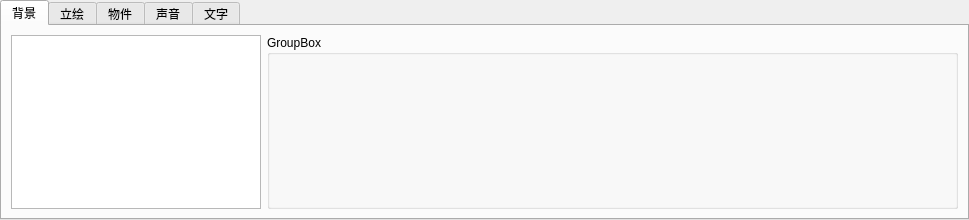
<?xml version="1.0" encoding="UTF-8"?>
<ui version="4.0">
 <class>StageWidgetPrivate</class>
 <widget class="QWidget" name="StageWidgetPrivate">
  <property name="geometry">
   <rect>
    <x>0</x>
    <y>0</y>
    <width>969</width>
    <height>220</height>
   </rect>
  </property>
  <property name="windowTitle">
   <string>Form</string>
  </property>
  <layout class="QVBoxLayout" name="verticalLayout">
   <property name="spacing">
    <number>0</number>
   </property>
   <property name="leftMargin">
    <number>0</number>
   </property>
   <property name="topMargin">
    <number>0</number>
   </property>
   <property name="rightMargin">
    <number>0</number>
   </property>
   <property name="bottomMargin">
    <number>0</number>
   </property>
   <item>
    <widget class="QTabWidget" name="tabWidget">
     <property name="tabPosition">
      <enum>QTabWidget::North</enum>
     </property>
     <property name="currentIndex">
      <number>0</number>
     </property>
     <widget class="QWidget" name="tab">
      <attribute name="title">
       <string>背景</string>
      </attribute>
      <layout class="QHBoxLayout" name="horizontalLayout">
       <item>
        <widget class="QListWidget" name="listWidget">
         <property name="sizePolicy">
          <sizepolicy hsizetype="Fixed" vsizetype="Expanding">
           <horstretch>0</horstretch>
           <verstretch>0</verstretch>
          </sizepolicy>
         </property>
         <property name="minimumSize">
          <size>
           <width>250</width>
           <height>0</height>
          </size>
         </property>
         <property name="maximumSize">
          <size>
           <width>250</width>
           <height>16777215</height>
          </size>
         </property>
        </widget>
       </item>
       <item>
        <widget class="QGroupBox" name="groupBox">
         <property name="title">
          <string>GroupBox</string>
         </property>
        </widget>
       </item>
      </layout>
     </widget>
     <widget class="QWidget" name="tab_2">
      <attribute name="title">
       <string>立绘</string>
      </attribute>
      <layout class="QHBoxLayout" name="horizontalLayout_2">
       <item>
        <widget class="QListWidget" name="listWidget_2">
         <property name="sizePolicy">
          <sizepolicy hsizetype="Fixed" vsizetype="Expanding">
           <horstretch>0</horstretch>
           <verstretch>0</verstretch>
          </sizepolicy>
         </property>
         <property name="minimumSize">
          <size>
           <width>250</width>
           <height>0</height>
          </size>
         </property>
         <property name="maximumSize">
          <size>
           <width>250</width>
           <height>16777215</height>
          </size>
         </property>
        </widget>
       </item>
       <item>
        <widget class="QGroupBox" name="groupBox_2">
         <property name="title">
          <string>GroupBox</string>
         </property>
        </widget>
       </item>
      </layout>
     </widget>
     <widget class="QWidget" name="tab_3">
      <attribute name="title">
       <string>物件</string>
      </attribute>
      <layout class="QHBoxLayout" name="horizontalLayout_3">
       <item>
        <widget class="QListWidget" name="listWidget_3">
         <property name="sizePolicy">
          <sizepolicy hsizetype="Fixed" vsizetype="Expanding">
           <horstretch>0</horstretch>
           <verstretch>0</verstretch>
          </sizepolicy>
         </property>
         <property name="minimumSize">
          <size>
           <width>250</width>
           <height>0</height>
          </size>
         </property>
         <property name="maximumSize">
          <size>
           <width>250</width>
           <height>16777215</height>
          </size>
         </property>
        </widget>
       </item>
       <item>
        <widget class="QGroupBox" name="groupBox_3">
         <property name="title">
          <string>GroupBox</string>
         </property>
        </widget>
       </item>
      </layout>
     </widget>
     <widget class="QWidget" name="tab_4">
      <attribute name="title">
       <string>声音</string>
      </attribute>
      <layout class="QHBoxLayout" name="horizontalLayout_4">
       <item>
        <widget class="QListWidget" name="listWidget_4">
         <property name="sizePolicy">
          <sizepolicy hsizetype="Fixed" vsizetype="Expanding">
           <horstretch>0</horstretch>
           <verstretch>0</verstretch>
          </sizepolicy>
         </property>
         <property name="minimumSize">
          <size>
           <width>250</width>
           <height>0</height>
          </size>
         </property>
         <property name="maximumSize">
          <size>
           <width>250</width>
           <height>16777215</height>
          </size>
         </property>
        </widget>
       </item>
       <item>
        <widget class="QGroupBox" name="groupBox_4">
         <property name="title">
          <string>GroupBox</string>
         </property>
        </widget>
       </item>
      </layout>
     </widget>
     <widget class="QWidget" name="tab_5">
      <attribute name="title">
       <string>文字</string>
      </attribute>
     </widget>
    </widget>
   </item>
  </layout>
 </widget>
 <tabstops>
  <tabstop>listWidget</tabstop>
  <tabstop>listWidget_2</tabstop>
  <tabstop>listWidget_3</tabstop>
  <tabstop>listWidget_4</tabstop>
  <tabstop>tabWidget</tabstop>
 </tabstops>
 <resources/>
 <connections/>
</ui>
